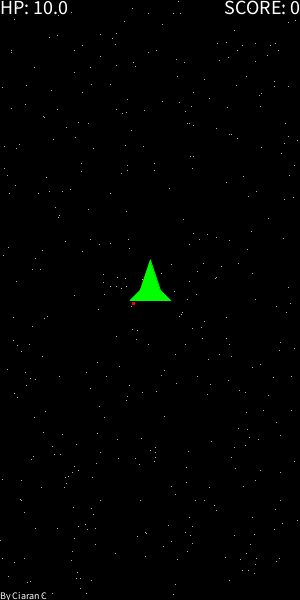
Frame 1 (no input)
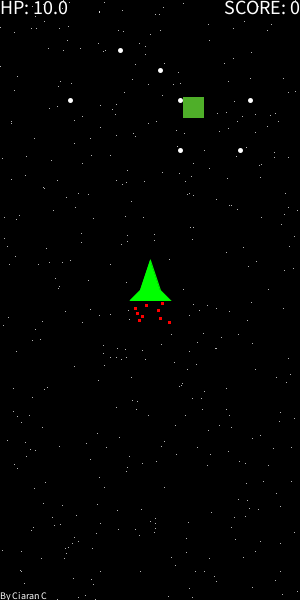
Frame 60 (the mouse pressed at the canvas centre just before this capture)
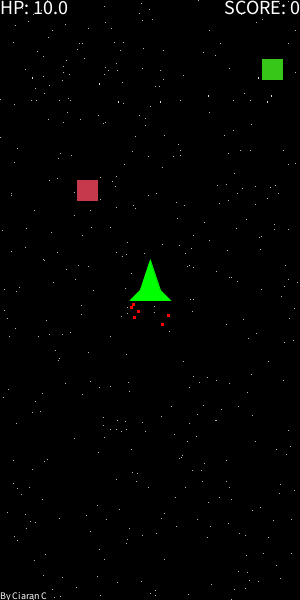
Frame 120 (the mouse held since frame 60 and released just before this capture)

The Processing sketch that drew these frames (run headless with seeded random() and noise(); from frame 60 on, the mouse is pressed at the canvas centre):

// Processing sketch: processing_173951
// ── processing_173951.pde

Ship player;
Background b;
EnemySpawner spawner;
CollisionManager cm;
UI ui;
ExplosionManager em;
boolean paused = false;

void setup() {  
  size(300, 600);
  b = new Background(400);
  player = new Ship(width/2, height/2 - 40, 50, 50);
  spawner = new EnemySpawner(10);
  cm = new CollisionManager();
  em = new ExplosionManager(20);
  ui = new UI();
  print(b.twinkleCount);
}

void keyReleased() {
  if(key == CODED){
    if(keyCode == LEFT){
      player.left = false;
    }
    if(keyCode == RIGHT){
      player.right = false;
    }
    if(keyCode == UP){
       player.up = false;
    }
    if(keyCode == DOWN){
       player.down = false;
    }
  }
  if(key == 'a'){
     player.left = false;
  }
  if(key == 'd'){
     player.right = false;
  }
  if(key == 'w'){
     player.up = false;
  }
  if(key == 's'){
     player.down = false;
  }
  if (key == 'p') {
    paused = !paused;
  }
  if(key == ' '){
    player.spacePressed = false;
  }
}

void draw() {
  if (!paused) {
    cm.update(spawner, player, em);
    player.update();
    spawner.update();

    b.move();
    player.move();
    spawner.move();
    em.move();
  }

  b.display();
  player.display();
  spawner.display();
  em.display();
  ui.display(player);
}

 class Background{
  //Fields
  int numberOfStars, twinkle, twinkleCount;
  float speed;
  float[] starX, starY;
  boolean twinkleCountingUp;
  
  //Constructor
  Background(int starCountIn){
    numberOfStars = starCountIn;
    starX = new float[numberOfStars];
    starY = new float[numberOfStars];
    twinkle = 0;
    twinkleCount = 0;
    twinkleCountingUp = true;
    speed = 1.2f;
    
    for(int i = 0; i < numberOfStars; i++){
      starX[i] = random(0, width - 1);
      starY[i] = random(0, height - 1);
    }
  }
  //Methods
  void move(){
    for(int i = 0; i < numberOfStars; i++){
      starY[i] += speed;
      if(starY[i] >= height){
        starY[i] = 0;
        starX[i] = random(0, width - 1);
      }
    }
    moveGreatPlow();
  }
  
  void display(){
    background(0);
    strokeWeight(1);
    stroke(255);
    for(int i = 0; i < numberOfStars; i++){
      point(starX[i], starY[i]);
    }
    drawGreatPlow();
  }
  
  void drawGreatPlow(){
    strokeWeight(twinkle);
    stroke(255);
    point(70, 100);
    point(120, 50);
    point(160, 70);
    point(180, 100);
    point(180, 150);
    point(240, 150);
    point(250, 100);
  }
  
  void moveGreatPlow(){
    if(twinkleCount < 10){
      twinkleCount++;
    }else{
      if(twinkleCountingUp){
        if(twinkle < 5){
          twinkle++;
        }else{
          twinkleCountingUp = false;
        }
      }else{
        if(twinkle > 0){
          twinkle--;
        }else{
          twinkleCountingUp = true;
        }
      }twinkleCount=0;
    } 
  }
}
class Bullet{
  //Fields
  float xPos, yPos, bulletWidth, bulletHeight, speed;
  boolean isAlive;
  //Constructor
  Bullet(){
    reset(0, 0, 0);
    bulletWidth = 3;
    bulletHeight = 10;
    isAlive = false;
  }
  
  //Methods
  void reset(float xIn, float yIn, float speedIn){
    xPos = xIn;
    yPos = yIn;
    speed = speedIn;
    isAlive = true;
  }
  void move(){
    if(!isAlive){
      return;
    }
    yPos -= speed;
    if(yPos < -bulletHeight){
      isAlive = false;
    }
  }
  
  void display(){
    if(!isAlive){
      return;
    }
    fill(255);
    stroke(255);
    rect(xPos, yPos, bulletWidth, bulletHeight);
  }
}
class CollisionManager{
  //Fields
  
  //Constructor
  CollisionManager(){
    
  }
  //Methods
  void update(EnemySpawner spawn, Ship ship, ExplosionManager eMan){
    for(int i = 0; i < spawn.enemies.length; i++){
      if((spawn.enemies[i].isAlive) &&
       (ship.xPos - ship.shipWidth/2 < spawn.enemies[i].xPos + spawn.enemies[i].eWidth) &&
       (ship.xPos + ship.shipWidth/2 > spawn.enemies[i].xPos) &&
       (ship.yPos < spawn.enemies[i].yPos + spawn.enemies[i].eHeight) &&
       (ship.yPos + ship.shipHeight > spawn.enemies[i].yPos)){
            spawn.enemies[i].isAlive = false;
            ship.hp--;
      }
    }
    
    for(int i = 0; i < spawn.enemies.length; i++){
      if(!spawn.enemies[i].isAlive){
        continue;
      }
      for(int j = 0; j < ship.bullets.length; j++){
        if(!ship.bullets[j].isAlive){
          continue;
        }
        if((spawn.enemies[i].xPos < ship.bullets[j].xPos + ship.bullets[j].bulletWidth) && (spawn.enemies[i].xPos + spawn.enemies[i].eWidth > ship.bullets[j].xPos) && (spawn.enemies[i].yPos + spawn.enemies[i].eHeight > ship.bullets[j].yPos) && (spawn.enemies[i].yPos < ship.bullets[j].yPos + ship.bullets[j].bulletHeight)){
          spawn.enemies[i].isAlive = false;
          ship.bullets[j].isAlive = false;
          ship.score += 10;
          eMan.spawnExplosion((int)random(20, 50), spawn.enemies[i].xPos + spawn.enemies[i].eWidth/2, spawn.enemies[i].yPos  + spawn.enemies[i].eHeight/2, 60, 2, spawn.enemies[i].r, spawn.enemies[i].g, spawn.enemies[i].b, 10, 10);
        }
      }
    }
  }
  
}
class Enemy{
  //Fields
  float orbitX, orbitY, xPos, yPos, orbitDistance, 
        orbitSpeed, orbitAngle, eWidth, eHeight, r, g, b, speed;
  boolean isAlive, clockwise;
  
  //Constructor
  Enemy(){
    reset(0, 0, 0, 0);
    isAlive = false;
  }
  //Methods
  void reset(float xIn, float yIn, float oSpeedIn, float speedIn){
    orbitX = xIn;
    orbitY = yIn;
    orbitSpeed = oSpeedIn;
    speed = speedIn;
    eWidth = 20;
    eHeight = 20;
    orbitDistance = 80;
    orbitAngle = 0;
    isAlive = true;
    if(random(0,2) >= 1){
      clockwise = false;
    }else{
      clockwise = true;
    }
  }
  void move(){
    if(!isAlive){
      return;
    }
    orbitY += speed;
    xPos = orbitX + cos(orbitAngle) * orbitDistance;
    yPos = orbitY + sin(orbitAngle) * orbitDistance;
    if(clockwise){
      orbitAngle += orbitSpeed;
      orbitAngle = orbitAngle%(2*PI);
    }else{
      orbitAngle -= orbitSpeed;
      orbitAngle = -1 * (abs(orbitAngle)%(2*PI));
    }
    
    //orbitAngle = abs(orbitAngle)%(2*PI);
    if(yPos >= height + eHeight/2){
      isAlive = false;
    }
  }
  void display(){
    if(!isAlive){
      return;
    }
    b = map(yPos, 0, height, 0, 255);
    if(abs(orbitAngle) < PI){
      r = map(abs(orbitAngle), 0, PI, 0, 255);
      g = 255 - r;
      fill(r, g, b);
      stroke(r, g, b);
    }else{
      g = map(abs(orbitAngle), PI, 2*PI, 0, 255);
      r = 255 - g;
      fill(r, g, b);
      stroke(r, g, b);
    }
    rect(xPos, yPos, eWidth, eHeight);
  }
}
class EnemySpawner{
  //Fields
  Enemy[] enemies;
  int cooldown;
  
  //Constructor
  EnemySpawner(int maxEnemies){
    enemies = new Enemy[maxEnemies];
    for(int i = 0; i < enemies.length; i++){
      enemies[i] = new Enemy();
    }
    cooldown = 20;
  }
  
  //Methods
  void update(){
    if(cooldown > 0){
      cooldown--;
    }else{
      for(int i = 0; i < enemies.length; i++){
        if(!enemies[i].isAlive){
          enemies[i].reset(random(0, width), -random(height/20, height/18), random(0.01, 0.05), random(1, 3));
          break;
        }
      }
      cooldown = (int)random(30, 90);
    }
  }
  void move(){
    for(int i = 0; i < enemies.length; i++){
      enemies[i].move();
    }
  }
  void display(){
    for(int i = 0; i < enemies.length; i++){
      enemies[i].display();
    }
  }
}
class Explosion{
  //Fields
  Particle[] parties;
  float lifeSpan;
  
  //Constructor
  Explosion(int maxParticles, float xPos, float yPos, float life, int speed, float r, float g, float b, float pw, float ph){
    parties = new Particle[maxParticles];
    lifeSpan = life;
    for(int i = 0; i < parties.length; i++){
      parties[i] = new Particle(xPos, yPos, life, i*((2*PI)/maxParticles), speed, r, g, b, pw, ph);
    }
  }
  //Methods
  void move(){
    if(lifeSpan > 0){
      lifeSpan--;
    }else{
      return;
    }
    for(int i = 0; i < parties.length; i++){
      parties[i].move();
    }
  }
  void display(){
    if(lifeSpan <= 0){
      return;
    }
    for(int i = 0; i < parties.length; i++){
      parties[i].display();
    }
  }
}
class ExplosionManager{
  //Fields
  Explosion[] explosions; 
  //Constructor
  ExplosionManager(int maxEx){
    explosions = new Explosion[maxEx];
    for(int i = 0; i < explosions.length; i++){
      explosions[i] = new Explosion(0, 0, 0, 0, 0, 0, 0, 0, 0, 0);
    }
  }
  //Methods
  void spawnExplosion(int maxParticles, float xPos, float yPos, float lifeSpan, int speed, float r, float g, float b, float pw, float ph){
    for(int i = 0; i < explosions.length; i++){
      if(explosions[i].lifeSpan > 0){
        continue;
      }
      explosions[i] = new Explosion(maxParticles, xPos, yPos, lifeSpan, speed, r, g, b, pw, ph);
      break;
    }
  }
  
  void move(){
    for(int i = 0; i < explosions.length; i++){
      explosions[i].move();
    }
  }
  
  void display(){
    for(int i = 0; i < explosions.length; i++){
      explosions[i].display();
    }
  }
}
class Particle{
  //Fields
  float xPos, yPos, orbitX, orbitY;
  float r, g, b, pWidth, pHeight;
  float lifeSpan;
  float orbitDistance, orbitAngle, speed;
  //Constructor
  Particle(float xIn, float yIn, float life, float angle, int moveSpeed, float rr, float gg, float bb, float pw, float ph){
    xPos = xIn;
    yPos = yIn;
    orbitX = xPos;
    orbitY = yPos;
    pWidth = pw;
    pHeight = ph;
    speed = moveSpeed;
    lifeSpan = life;
    orbitAngle = angle;
    orbitDistance = 1;
    r = rr;
    g = gg;
    b = bb;
  }
  
  //Methods
  void move(){
    if(lifeSpan > 0){
      lifeSpan--;
      orbitDistance += speed;
      xPos = orbitX + cos(orbitAngle) * orbitDistance;
      yPos = orbitY + sin(orbitAngle) * orbitDistance;
    }
  }
  
  void display(){
    if(lifeSpan <= 0){
      return;
    }
    stroke(r, g, b);
    fill(r, g, b);
    rect(xPos, yPos, pWidth, pHeight);
  }
}
class Ship{
  //Fields
  float shipWidth, shipHeight, speed, xPos, yPos, hp;
  int cooldown, partyCooldown, score, maxFlames;
  boolean spacePressed = false, up = false, down = false, left = false, right = false;
  Particle[] flames;
  Bullet[] bullets;
  //Constructor
  Ship(int xIn, int yIn, int maxBullets, int maxFlamesIn){
    xPos = xIn;
    yPos = yIn;
    shipWidth = 40;
    shipHeight = 40;
    speed = 2.0f;
    score = 0;
    hp = 10;
    cooldown = 10;
    maxFlames = maxFlamesIn;
    partyCooldown = 0;
    bullets = new Bullet[maxBullets];
    for(int i = 0; i < bullets.length; i++){
      bullets[i] = new Bullet();
    }
    
    flames = new Particle[maxFlames];
    for(int i = 0; i < bullets.length; i++){
      flames[i] = new Particle(0, 0, 0, 0, 0, 0, 0, 0, 0, 0);
    }
  }
  //Methods
  void update(){
    if(partyCooldown > 0){
      partyCooldown--;
    }else{
      //ADD TO THE PARTY
      for(int i = 0; i < flames.length; i++){
        if(flames[i].lifeSpan > 0){
          continue;
        }
        flames[i] = new Particle(random(xPos - shipWidth/2, xPos + shipWidth/2), yPos + shipHeight, random(15, 30), PI/2, 1, 255, 0, 0, 2, 2);
        partyCooldown = (int)random(1, 4);
        break;
      }
    }
    if(cooldown > 0){
      cooldown--;
    }else{
      if(!spacePressed){
        return;
      }
      for(int i = 0; i < bullets.length; i++){
        if(!bullets[i].isAlive){
          bullets[i].reset(xPos - bullets[i].bulletWidth/2, yPos - bullets[i].bulletHeight, 5);
          break;
        }
      }
      cooldown = 10;
    }
   
  }
  void move(){
    checkInput();
    for(int i = 0; i < bullets.length; i++){
      bullets[i].move();
    }
    for(int i = 0; i < maxFlames; i++){
      flames[i].move();
    }
    
    if(left && xPos > 0){
       xPos -= speed;
    }
    if(right && xPos < width - 1 - shipWidth){
       xPos += speed;
    }
    if(up && yPos > 0){
       yPos -= speed;
    }
    if(down && yPos < height - 1 - shipHeight){
       yPos += speed;
    }
  }
  
  void checkInput(){
    if(keyPressed){
      if(key == CODED){
        if(keyCode == LEFT){
          left = true;
        }
        if(keyCode == RIGHT){
          right = true;
        }
        if(keyCode == UP){
           up = true;
        }
        if(keyCode == DOWN){
           down = true;
        }
      }
      if(key == 'a'){
         left = true;
      }
      if(key == 'd'){
         right = true;
      }
      if(key == 'w'){
         up = true;
      }
      if(key == 's'){
         down = true;
      }
      if(key == ' '){
        spacePressed = true;
      }
      
    }
  }
  
  void display(){
    strokeWeight(1);
    for(int i = 0; i < bullets.length; i++){
      bullets[i].display();
    }
    for(int i = 0; i < maxFlames; i++){
      flames[i].display();
    }
    int g = (int)map(hp, 0, 5, 0, 255);
    int r = (int)map(hp, 5, 10, 255, 0);
    fill(r, g, 0);
    stroke(r, g ,0);
    beginShape();
    vertex(xPos, yPos);
    vertex(xPos - shipWidth/4, yPos + 3*(shipHeight/4));
    vertex(xPos - shipWidth/2, yPos + shipHeight);
    vertex(xPos + shipWidth/2, yPos + shipHeight);
    vertex(xPos + shipWidth/4, yPos + 3*(shipHeight/4));
    endShape(CLOSE);
  }
}
class UI{
  //Fields
  
  //Constructor
  UI(){
    
  }
  //Methods
  
  void display(Ship ship){
    fill(255);
    stroke(255);
    textSize(20);
    textAlign(LEFT, TOP);
    text("HP: " + ship.hp, 0, 0);
    textAlign(RIGHT, TOP);
    text("SCORE: " + ship.score, width, 0);
    textAlign(BOTTOM, CENTER);
    textSize(10);
    text("By Ciaran C",0,height-5);
  }
}
